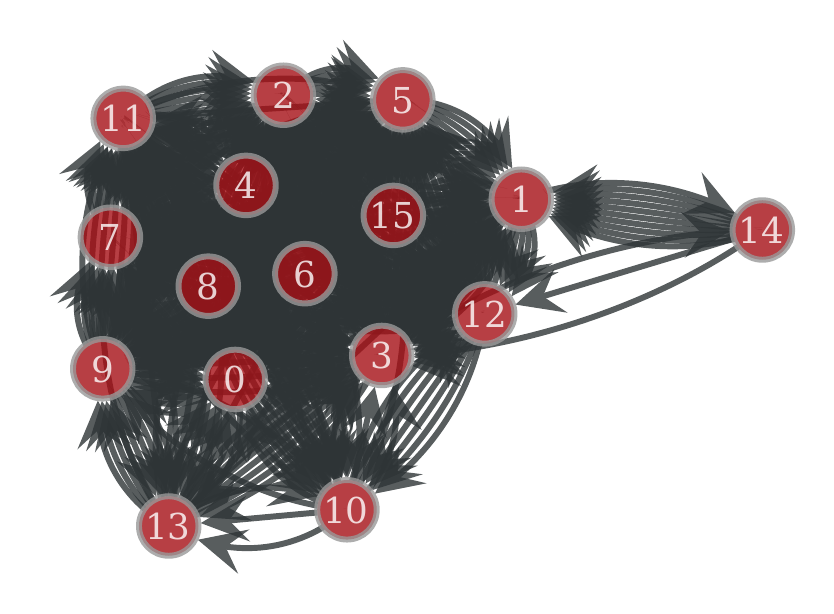

The script that saved this image:
from graph_tool.all import Graph, graph_draw
from graph_tool.centrality import pagerank
from graph_tool.clustering import global_clustering, local_clustering
from os import sep
from math import fsum

class Network:

    def __init__(self, nodes_info=None, links_info=None, file_name=None):
        self.g = Graph()

        if nodes_info and links_info:
            self.nodes_info = nodes_info
            self.links_info = links_info
            self.g.vertex_properties["name"] = self.g.new_vertex_property(
                'string')
            self.g.vertex_properties["id"] = self.g.new_vertex_property(
                'int32_t')
            self.g.edge_properties["weight"] = self.g.new_edge_property(
                'int32_t')

            self.create_network()
            self.g.vertex_properties["pagerank"] = pagerank(self.g, weight=self.g.edge_properties["weight"])
            self.g.vertex_properties["degree_centrality"] = self.degree_centrality()

        elif file_name:
            self.load_network(file_name)

    def create_network(self):
        # Add Nodes
        for node in self.nodes_info:
            self.add_n(node)

        # Add Links
        for link in self.links_info:
            n_loser = 0
            n_winner = 0
            loser = link['loser']
            winner = link['winner']
            weight = link['rounds']

            for team_id in self.g.vertex_properties.id:
                if loser == team_id:
                    break
                n_loser += 1

            for team_id in self.g.vertex_properties.id:
                if winner == team_id:
                    break
                n_winner += 1

            self.add_l(n_loser, n_winner, 16 / weight * 100)

    def load_network(self, file_name):
        new_file_name = '..' + sep + '..' + sep + 'network-graphs' + sep + file_name
        self.g.load(new_file_name, fmt="gt")

    def get_normalized_pagerank(self):
        max_pgr = 0
        for pgr in self.g.vertex_properties.pagerank:
            if pgr > max_pgr:
                max_pgr = pgr

        return [self.g.vertex_properties.pagerank[v] / max_pgr for v in self.g.vertices()]

    def add_n(self, node_info):
        n = self.g.add_vertex()
        self.g.vertex_properties.id[n] = node_info['id']
        self.g.vertex_properties.name[n] = node_info['Team_Name']

    def add_l(self, loser, winner, weight):
        n1 = self.g.vertex(loser)
        n2 = self.g.vertex(winner)
        l = self.g.add_edge(n1, n2)
        self.g.edge_properties.weight[l] = weight

    def draw(self, output_file, fmt):
        graph_draw(self.g, vertex_text=self.g.vertex_index,
                   output=output_file, fmt=fmt)

    def save_network(self, file_name):
        try:
            new_file_name = '..' + sep + '..' + sep + 'network-graphs' + sep + file_name
            self.g.save(new_file_name, fmt="gt")
        except:
            return False
        return True

    def vp_pagerank(self):
        return self.g.vertex_properties.pagerank

    def vp_degree_cent(self):
        return self.g.vertex_properties.degree_centrality

    def vp_name(self):
        return self.g.vertex_properties.name

    def vp_id(self):
        return self.g.vertex_properties.id

    def ep_weight(self):
        return self.g.edge_properties.weight

    # Calcula as características básicas da rede
    def get_basic_info(self):
        info = {}

        try:
            n_vertices = self.g.num_vertices()
            n_edges = self.g.num_edges()
            density = n_edges / ((n_vertices * (n_vertices - 1)) / 2)
            mean_degree = (2 * n_edges) / n_vertices

            # Cálculo do coeficiente de clusterização "na mão", usando a média dos
            # coeficientes locais calculados pela Graph Tools
            local_cc = local_clustering(self.g)
            clustering_coef = fsum([local_cc[x] for x in self.g.vertices() if local_cc[x] != 0.0])
            clustering_coef /= n_vertices
            
            info["Número de times"] = n_vertices
            info["Número de confrontos"] = n_edges
            info["Densidade"] = density
            info["Grau médio"] = mean_degree
            info["Coeficiente de Clusterização"] = clustering_coef
        except:
            info.clear()

        return info

    def degree_centrality(self):
        degree_centrality = self.g.new_vertex_property('float')

        for v in self.g.vertices():
            degree_centrality[v] = v.in_degree() / (self.g.num_vertices() - 1)
	
        return degree_centrality

    # Calcula a distribuição de graus da rede
    def degree_distribution(self):
        degree_dist = {}

        try:
            for v in self.g.vertices():
                if v.in_degree() not in degree_dist.keys():
                    degree_dist[v.in_degree()] = 1
                else:
                    degree_dist[v.in_degree()] += 1

            for k in degree_dist.keys():
                degree_dist[k] /= self.g.num_vertices()
        except:
            degree_dist.clear()
            
        return degree_dist